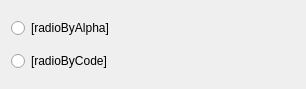
<?xml version="1.0" encoding="UTF-8"?>
<ui version="4.0">
 <class>FmSortOrder</class>
 <widget class="QWidget" name="FmSortOrder">
  <property name="geometry">
   <rect>
    <x>0</x>
    <y>0</y>
    <width>306</width>
    <height>89</height>
   </rect>
  </property>
  <property name="windowTitle">
   <string>Form</string>
  </property>
  <layout class="QVBoxLayout" name="verticalLayout">
   <item>
    <widget class="QRadioButton" name="radioByAlpha">
     <property name="text">
      <string>[radioByAlpha]</string>
     </property>
    </widget>
   </item>
   <item>
    <widget class="QRadioButton" name="radioByCode">
     <property name="text">
      <string>[radioByCode]</string>
     </property>
    </widget>
   </item>
  </layout>
 </widget>
 <resources/>
 <connections/>
</ui>
